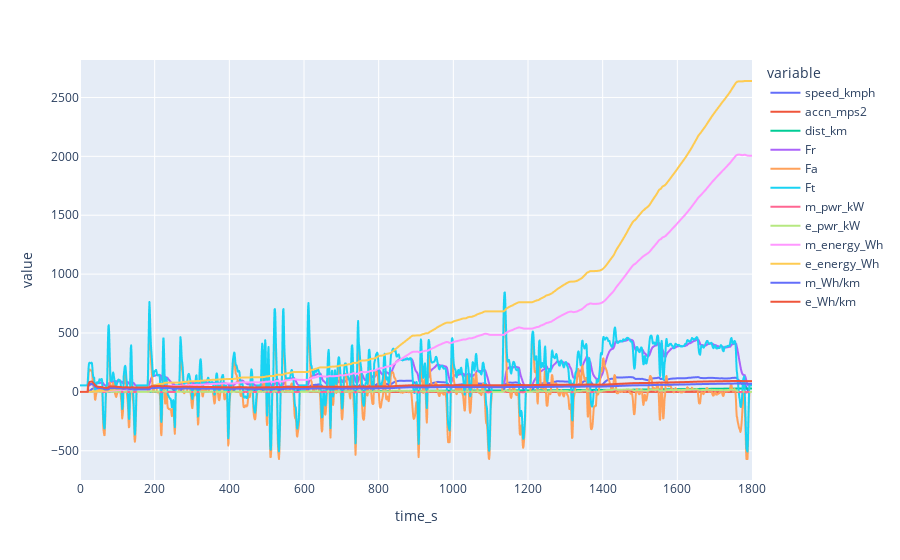

Notebook code for this chart:
### Code cell
df_energy = energy_calc(time,speed,accn_mps2,mtr_sys_eff,coastdown_param)

### Figure 1 — Plotly figure (JSON) as saved in the notebook; plotly's stock layout.template omitted (floating-point values rounded to 4 significant figures; data arrays with more than 128 entries replaced by an {"elided": "..."} marker saying what was removed)
{"data": [{"hovertemplate": "variable=speed_kmph<br>time_s=%{x}<br>value=%{y}<extra></extra>", "legendgroup": "speed_kmph", "line": {"color": "#636efa", "dash": "solid"}, "marker": {"symbol": "circle"}, "mode": "lines", "name": "speed_kmph", "showlegend": true, "type": "scattergl", "x": {"elided": "1801 int values"}, "xaxis": "x", "y": {"elided": "1801 float values"}, "yaxis": "y"}, {"hovertemplate": "variable=accn_mps2<br>time_s=%{x}<br>value=%{y}<extra></extra>", "legendgroup": "accn_mps2", "line": {"color": "#EF553B", "dash": "solid"}, "marker": {"symbol": "circle"}, "mode": "lines", "name": "accn_mps2", "showlegend": true, "type": "scattergl", "x": {"elided": "1801 int values"}, "xaxis": "x", "y": {"elided": "1801 float values"}, "yaxis": "y"}, {"hovertemplate": "variable=dist_km<br>time_s=%{x}<br>value=%{y}<extra></extra>", "legendgroup": "dist_km", "line": {"color": "#00cc96", "dash": "solid"}, "marker": {"symbol": "circle"}, "mode": "lines", "name": "dist_km", "showlegend": true, "type": "scattergl", "x": {"elided": "1801 int values"}, "xaxis": "x", "y": {"elided": "1801 float values"}, "yaxis": "y"}, {"hovertemplate": "variable=Fr<br>time_s=%{x}<br>value=%{y}<extra></extra>", "legendgroup": "Fr", "line": {"color": "#ab63fa", "dash": "solid"}, "marker": {"symbol": "circle"}, "mode": "lines", "name": "Fr", "showlegend": true, "type": "scattergl", "x": {"elided": "1801 int values"}, "xaxis": "x", "y": {"elided": "1801 float values"}, "yaxis": "y"}, {"hovertemplate": "variable=Fa<br>time_s=%{x}<br>value=%{y}<extra></extra>", "legendgroup": "Fa", "line": {"color": "#FFA15A", "dash": "solid"}, "marker": {"symbol": "circle"}, "mode": "lines", "name": "Fa", "showlegend": true, "type": "scattergl", "x": {"elided": "1801 int values"}, "xaxis": "x", "y": {"elided": "1801 float values"}, "yaxis": "y"}, {"hovertemplate": "variable=Ft<br>time_s=%{x}<br>value=%{y}<extra></extra>", "legendgroup": "Ft", "line": {"color": "#19d3f3", "dash": "solid"}, "marker": {"symbol": "circle"}, "mode": "lines", "name": "Ft", "showlegend": true, "type": "scattergl", "x": {"elided": "1801 int values"}, "xaxis": "x", "y": {"elided": "1801 float values"}, "yaxis": "y"}, {"hovertemplate": "variable=m_pwr_kW<br>time_s=%{x}<br>value=%{y}<extra></extra>", "legendgroup": "m_pwr_kW", "line": {"color": "#FF6692", "dash": "solid"}, "marker": {"symbol": "circle"}, "mode": "lines", "name": "m_pwr_kW", "showlegend": true, "type": "scattergl", "x": {"elided": "1801 int values"}, "xaxis": "x", "y": {"elided": "1801 float values"}, "yaxis": "y"}, {"hovertemplate": "variable=e_pwr_kW<br>time_s=%{x}<br>value=%{y}<extra></extra>", "legendgroup": "e_pwr_kW", "line": {"color": "#B6E880", "dash": "solid"}, "marker": {"symbol": "circle"}, "mode": "lines", "name": "e_pwr_kW", "showlegend": true, "type": "scattergl", "x": {"elided": "1801 int values"}, "xaxis": "x", "y": {"elided": "1801 float values"}, "yaxis": "y"}, {"hovertemplate": "variable=m_energy_Wh<br>time_s=%{x}<br>value=%{y}<extra></extra>", "legendgroup": "m_energy_Wh", "line": {"color": "#FF97FF", "dash": "solid"}, "marker": {"symbol": "circle"}, "mode": "lines", "name": "m_energy_Wh", "showlegend": true, "type": "scattergl", "x": {"elided": "1801 int values"}, "xaxis": "x", "y": {"elided": "1801 float values"}, "yaxis": "y"}, {"hovertemplate": "variable=e_energy_Wh<br>time_s=%{x}<br>value=%{y}<extra></extra>", "legendgroup": "e_energy_Wh", "line": {"color": "#FECB52", "dash": "solid"}, "marker": {"symbol": "circle"}, "mode": "lines", "name": "e_energy_Wh", "showlegend": true, "type": "scattergl", "x": {"elided": "1801 int values"}, "xaxis": "x", "y": {"elided": "1801 float values"}, "yaxis": "y"}, {"hovertemplate": "variable=m_Wh/km<br>time_s=%{x}<br>value=%{y}<extra></extra>", "legendgroup": "m_Wh/km", "line": {"color": "#636efa", "dash": "solid"}, "marker": {"symbol": "circle"}, "mode": "lines", "name": "m_Wh/km", "showlegend": true, "type": "scattergl", "x": {"elided": "1801 int values"}, "xaxis": "x", "y": {"elided": "1801 float values"}, "yaxis": "y"}, {"hovertemplate": "variable=e_Wh/km<br>time_s=%{x}<br>value=%{y}<extra></extra>", "legendgroup": "e_Wh/km", "line": {"color": "#EF553B", "dash": "solid"}, "marker": {"symbol": "circle"}, "mode": "lines", "name": "e_Wh/km", "showlegend": true, "type": "scattergl", "x": {"elided": "1801 int values"}, "xaxis": "x", "y": {"elided": "1801 float values"}, "yaxis": "y"}], "layout": {"legend": {"title": {"text": "variable"}, "tracegroupgap": 0}, "margin": {"t": 60}, "xaxis": {"anchor": "y", "domain": [0, 1], "title": {"text": "time_s"}}, "yaxis": {"anchor": "x", "domain": [0, 1], "title": {"text": "value"}}}}
